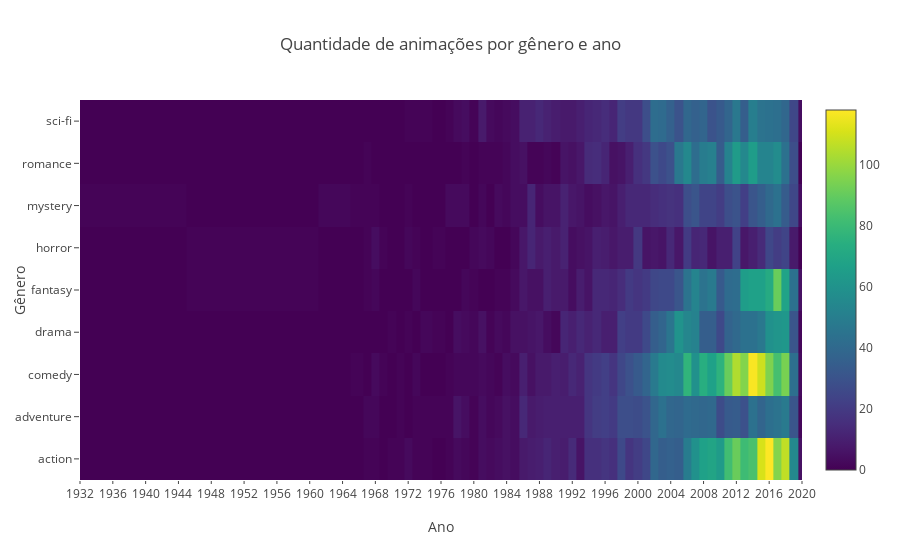

The cell this chart's notebook holds for it:
### Code cell
graph = go.Heatmap(
    z=graph2, 
    x=year,
    y=genres,
    colorscale = "Viridis"
)

layout = go.Layout(
    title="Quantidade de animações por gênero e ano",
    xaxis=dict(
        range=[min(year), max(year)],
        title="Ano",
        dtick=4,
        ticklen=3,
    ),
    yaxis=dict(
        title="Gênero",
    )
)

fig = go.Figure(data=[graph], layout=layout)
plotly.offline.iplot(fig)
plotly.offline.plot(fig, filename="mal_year_genre_count/index.html", auto_open=False)

### Figure 1 — Plotly figure (JSON) as saved in the notebook; plotly's stock layout.template omitted (floating-point values rounded to 4 significant figures; data arrays with more than 128 entries replaced by an {"elided": "..."} marker saying what was removed)
{"data": [{"colorscale": "Viridis", "type": "heatmap", "uid": "02bc5743-0202-4ee3-96fd-0864199b562c", "x": ["1932", "1958", "1964", "1966", "1967", "1968", "1969", "1970", "1971", "1972", "1973", "1974", "1976", "1977", "1978", "1979", "1980", "1981", "1982", "1983", "1984", "1985", "1986", "1987", "1988", "1989", "1990", "1991", "1992", "1993", "1994", "1995", "1996", "1997", "1998", "1999", "2000", "2001", "2002", "2003", "2004", "2005", "2006", "2007", "2008", "2009", "2010", "2011", "2012", "2013", "2014", "2015", "2016", "2017", "2018", "2019", "2020"], "y": ["action", "adventure", "comedy", "drama", "fantasy", "horror", "mystery", "romance", "sci-fi"], "z": {"elided": "9x57 int values"}}], "layout": {"title": {"text": "Quantidade de animações por gênero e ano"}, "xaxis": {"dtick": 4, "range": ["1932", "2020"], "ticklen": 3, "title": {"text": "Ano"}}, "yaxis": {"title": {"text": "Gênero"}}}}
